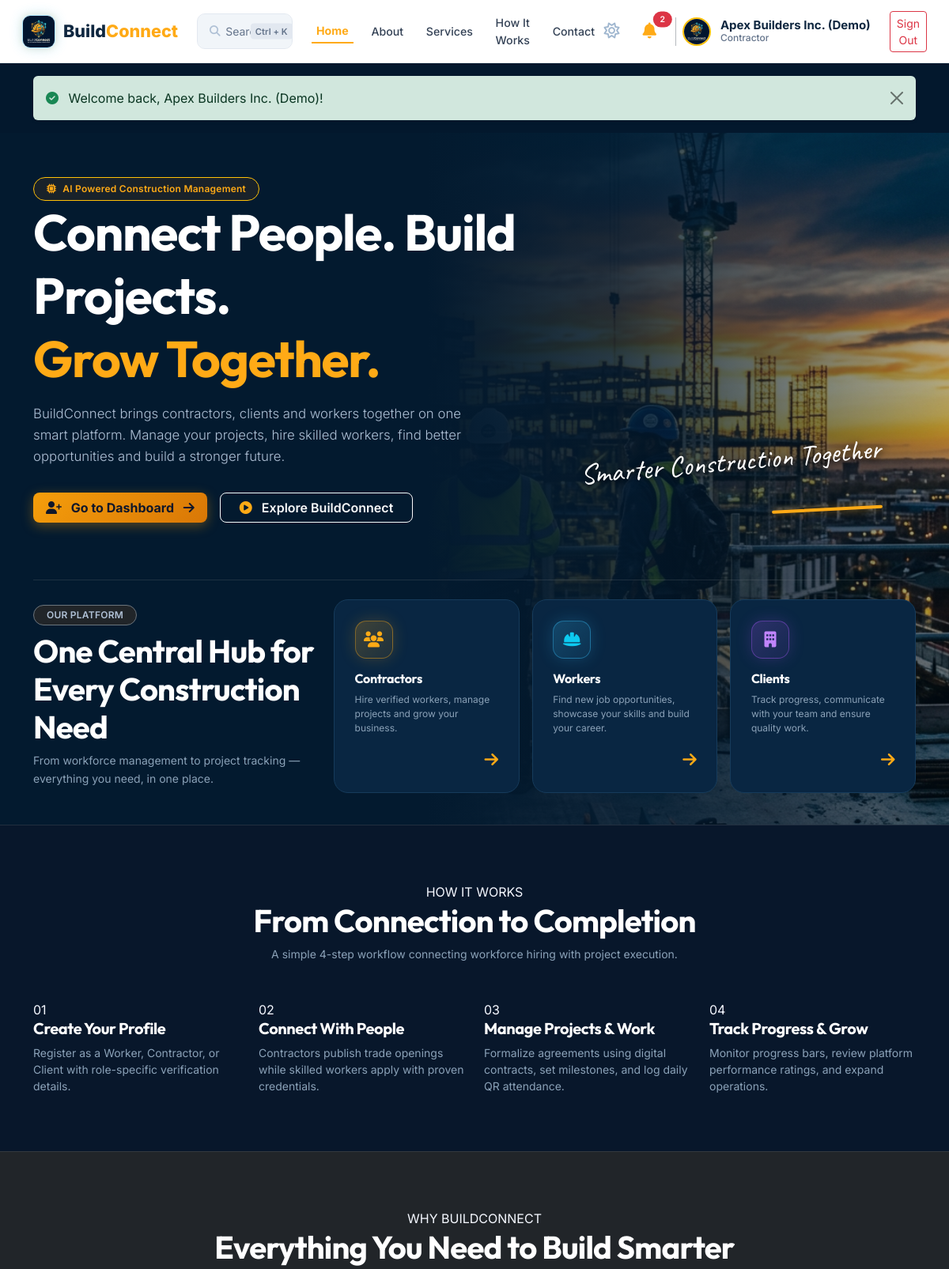
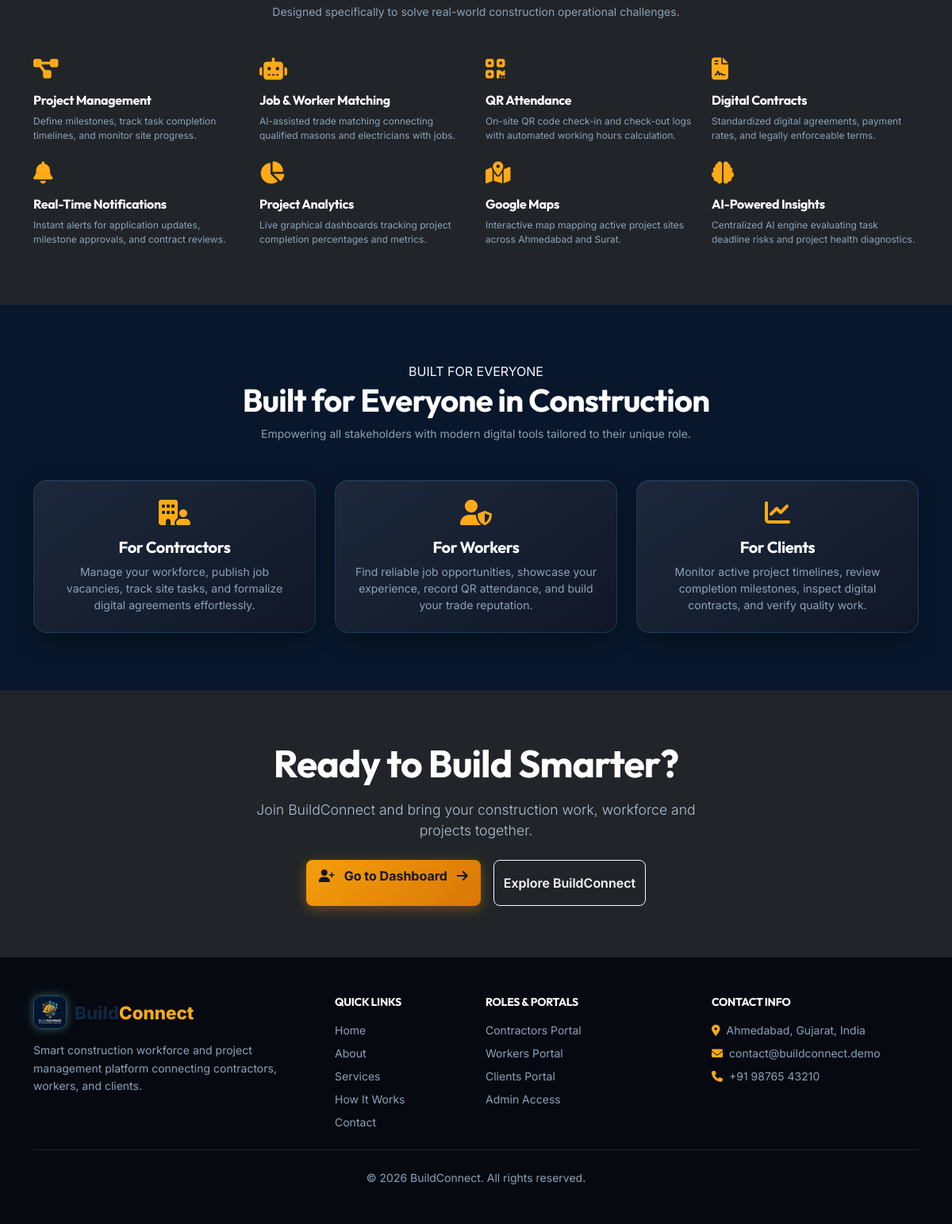
/ (signed in), run on the app's committed database (2 pictures, top to bottom).
### tables this page shows
CREATE TABLE IF NOT EXISTS users (
    id INT AUTO_INCREMENT PRIMARY KEY,
    name VARCHAR(100) NOT NULL,
    email VARCHAR(150) UNIQUE NOT NULL,
    password VARCHAR(255) NOT NULL,
    role ENUM('admin', 'contractor', 'worker', 'client') NOT NULL,
    phone VARCHAR(30) DEFAULT NULL,
    avatar VARCHAR(255) DEFAULT 'default_avatar.png',
    status ENUM('active', 'inactive', 'suspended') DEFAULT 'active',
    created_at TIMESTAMP DEFAULT CURRENT_TIMESTAMP,
    updated_at TIMESTAMP DEFAULT CURRENT_TIMESTAMP ON UPDATE CURRENT_TIMESTAMP,
    INDEX idx_user_email (email),
    INDEX idx_user_role (role),
    INDEX idx_user_created (created_at)
);

### index.php (the view, shortened to what the rows shown need)
<?php
require_once __DIR__ . '/includes/header.php';
require_once __DIR__ . '/includes/navbar.php';
?>
<header class="bc-hero-exact">
    <div class="container">
        <div class="row align-items-center mb-5 pb-lg-4">
            <div class="col-lg-7 text-start position-relative" style="z-index: 3;">
                <h1 class="display-3 fw-bold text-white mb-3 brand-font lh-sm">
                    Connect People. Build Projects.<br>
                    <span class="text-warning">Grow Together.</span>
                </h1>
            </div>
        </div>
        <div id="platform" class="pt-4 border-top border-secondary border-opacity-25">
            <div class="row align-items-center g-4">
                <div class="col-lg-4 text-start">
                    <h2 class="h1 fw-bold text-white mb-2 brand-font">One Central Hub for Every Construction Need</h2>
                </div>
            </div>
        </div>
    </div>
</header>
<section id="how-it-works" class="py-5 border-top border-secondary border-opacity-25" style="background: rgba(15, 23, 42, 0.4);">
    <div class="container py-4">
        <div class="text-center mb-5">
            <h2 class="h1 fw-bold text-white mb-2 brand-font">From Connection to Completion</h2>
        </div>
    </div>
</section>
<section id="services" class="py-5 border-top border-secondary border-opacity-25 bg-dark">
    <div class="container py-4">
        <div class="text-center mb-5">
            <h2 class="h1 fw-bold text-white mb-2 brand-font">Everything You Need to Build Smarter</h2>
        </div>
    </div>
</section>
<section id="about" class="py-5 border-top border-secondary border-opacity-25" style="background: rgba(15, 23, 42, 0.4);">
    <div class="container py-4">
        <div class="text-center mb-5">
            <h2 class="h1 fw-bold text-white mb-2 brand-font">Built for Everyone in Construction</h2>
        </div>
    </div>
</section>
<section class="py-5 bg-dark">
    <div class="container py-3">
        <div class="bc-cta-banner text-center">
            <h2 class="display-5 fw-bold text-white mb-3 brand-font">Ready to Build Smarter?</h2>
        </div>
    </div>
</section>
<?php require_once __DIR__ . '/includes/footer.php'; ?>

### includes/navbar.php (shortened to what the rows shown need)
<?php
$user = get_logged_user();
?>
<nav class="bc-navbar bc-navbar-modern d-flex align-items-center justify-content-between">
    <div class="d-flex align-items-center gap-3">
        <?php if ($user):
            $unread_count = get_unread_notification_count($user['id']);
            $user_role_label = ucfirst($user['role']);
            if ($user['role'] === 'admin') $user_role_label = 'Executive Admin';
            elseif ($user['role'] === 'client') $user_role_label = 'Client';
            elseif ($user['role'] === 'worker') $user_role_label = 'Worker';
            elseif ($user['role'] === 'contractor') $user_role_label = 'Contractor';
            $user_avatar = (!empty($user['avatar']) && file_exists(__DIR__ . '/../assets/images/' . $user['avatar'])) ? $user['avatar'] : 'logo.png';
        ?>
            <button class="btn btn-sm btn-link text-slate-400 p-1 text-decoration-none d-none d-sm-inline-block" type="button" title="Toggle Light/Dark Theme">
                <i class="fa-regular fa-sun fs-5" style="color: #9FB6CF;"></i>
            </button>
            <div class="dropdown">
                <button class="btn btn-outline-secondary btn-sm position-relative text-light border-0" type="button" id="notifDropdown" data-bs-toggle="dropdown" aria-expanded="false">
                    <i class="fa-solid fa-bell text-warning fs-5" style="color: #FFAA16 !important;"></i>
                    <?php if ($unread_count > 0): ?>
                        <span class="position-absolute top-0 start-100 translate-middle badge rounded-pill bg-danger" style="font-size: 0.65rem;">
                            <?= $unread_count ?>
                        </span>
                    <?php endif; ?>
                </button>
            </div>
            <div class="d-flex align-items-center gap-2 ps-2 border-start border-secondary border-opacity-50">
                <img src="<?= BASE_URL ?>/assets/images/<?= sanitize($user_avatar) ?>" alt="Avatar" class="rounded-circle border border-2 border-warning" style="width: 36px; height: 36px; object-fit: cover;">
                <div class="profile-info text-start d-flex flex-column justify-content-center ms-1 me-1" style="line-height: 1.2; min-width: 130px; flex-shrink: 0; display: flex !important; visibility: visible !important; opacity: 1 !important;">
                    <div class="fw-bold profile-name bc-user-name" style="color: #0F2740 !important; font-weight: 700 !important; font-size: 15px !important; opacity: 1 !important; visibility: visible !important; display: block !important; white-space: nowrap;"><?= sanitize($user['name'] ?? 'User') ?></div>
                    <div class="extra-small profile-role bc-user-role" style="color: #64748B !important; font-size: 12px !important; font-weight: 500 !important; opacity: 1 !important; visibility: visible !important; display: block !important; white-space: nowrap;"><?= sanitize($user_role_label) ?></div>
                </div>
            </div>
            <a href="<?= BASE_URL ?>/logout.php" class="btn btn-outline-danger btn-sm ms-1">Sign Out</a>
        <?php endif; ?>
    </div>
</nav>

### data on the page
users: id "2", name "Apex Builders Inc. (Demo)", role "Contractor"

### other printed values
$flash['message'] "Welcome back, Apex Builders Inc. (Demo)!"
